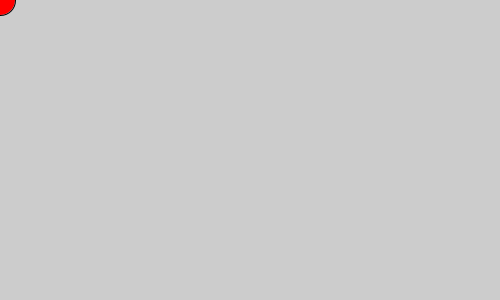
Frame 1 (no input)
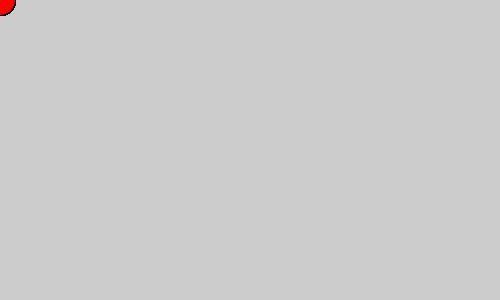
Frame 60 (the mouse pressed at the canvas centre just before this capture)
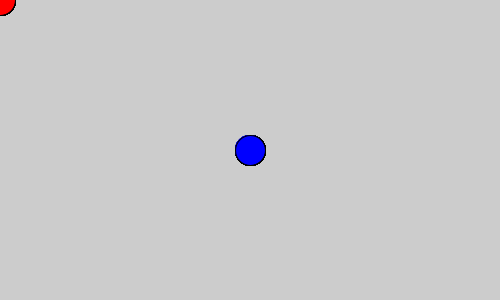
Frame 120 (the mouse held since frame 60 and released just before this capture)

The Processing sketch that drew these frames (run headless with seeded random() and noise(); from frame 60 on, the mouse is pressed at the canvas centre):

// Processing sketch: Lab_04_MousePosition
// ── Lab_04_MousePosition.pde
void setup() 
{
  size(500, 300);
  fill(255, 0, 0);
}

void draw() 
{
  //background(220);
  //fill(255);
  if(mouseX <= width / 2 && mouseY <= height / 2)
  {
    fill(255, 0, 0);
  }
  if(mouseX >= width / 2 && mouseY <= height / 2){
    fill(0, 255, 0);
  }
  if(mouseX >= width / 2 && mouseY >= height / 2)
  {
    fill(255);
  }
  if(mouseX <= width / 2 && mouseY >= height / 2)
  {
    fill(0, 0, 255);
  }
  circle(mouseX, mouseY, 30);
}
